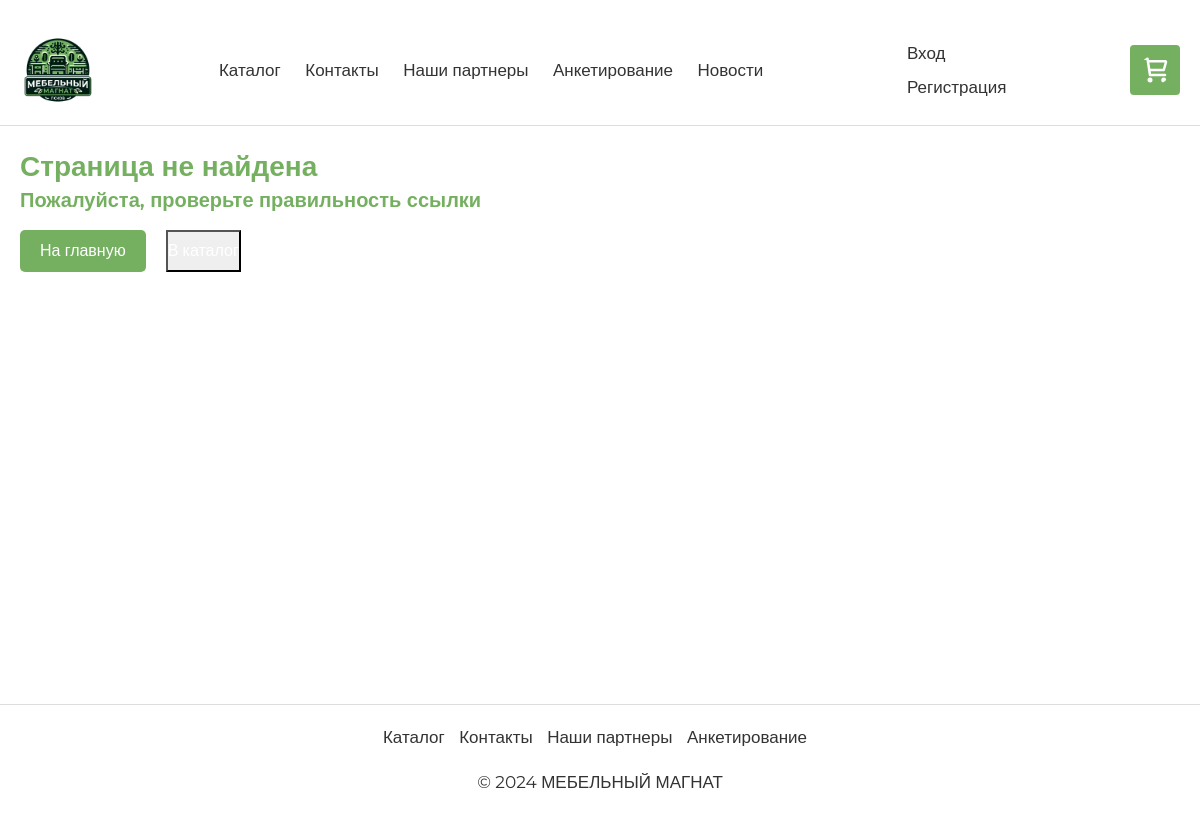
Page /news/17/ on the earlier database version.
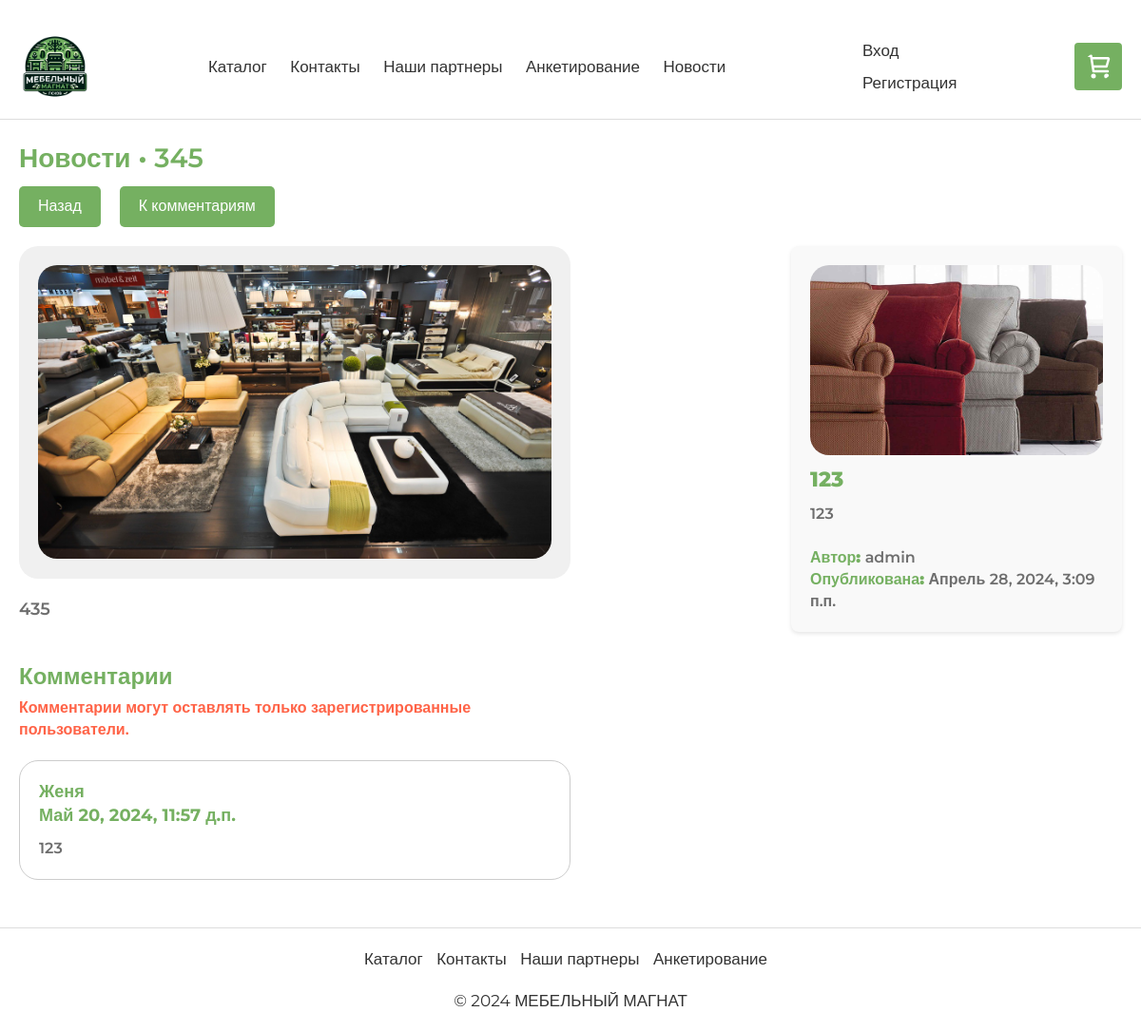
Same page on the later database version.
### app/models.py (models this page shows, shortened)
class News(models.Model):
    id = models.BigAutoField(primary_key=True)
    user = models.ForeignKey(User, on_delete=models.CASCADE)
    title = models.CharField(max_length=100)
    short_info = models.TextField()
    text = models.TextField()
    date = models.DateTimeField(auto_now_add=True)

class NewsImages(models.Model):
    id = models.BigAutoField(primary_key=True)
    news = models.ForeignKey(News, on_delete=models.CASCADE)
    path = models.FileField()

class NewsComments(models.Model):
    id = models.BigAutoField(primary_key=True)
    news = models.ForeignKey(News, on_delete=models.CASCADE)
    user = models.ForeignKey(User, on_delete=models.CASCADE)
    comment = models.TextField()
    date = models.DateTimeField(auto_now_add=True)

### app/views.py (the view, shortened to what this page needs)
# urls.py: path('news/<int:item>/', views.newsdetails, name='newsdetails'),
def newsdetails(request, item):
    avatar = None
    news_data = {
        "title": "Страница не найдена",
        "news":{"name": "Страница не найдена"},
        "id": 0
    }
    news = News.objects.filter(id=item).first()
    if news:
        images = NewsImages.objects.filter(news=news)
        comments = NewsComments.objects.filter(news=news)
        all_news = News.objects.exclude(id=news.id)[:4]
        for snews in all_news:
            images1 = NewsImages.objects.filter(news=snews)
            snews.images = images1
        news.images = images
        comment_form = NewsCommentForm()
        news_data = {
            "title": news.title,
            "id": news.id,
            "news": news,
            "all_news": all_news,
            "comments": comments,
            "comment_form": comment_form
        }
    context = news_data
    return render(request, 'app/newsdetails.html', context)

### app/templates/app/newsdetails.html (shortened to what the changed rows need)
﻿{% extends "app/layout.html" %}
{% load static %}
{% block content %}
<div style="margin: 20px 0">
    <div style="display: flex; width: 100%; flex-direction: column; font-size: 28px; color: #75b061; font-weight: 600; margin-bottom: 30px;">
        {% if id == 0 %}
        <div>
            {{ title }}
        </div>
        <div style="font-size: 20px; color: #75b061; font-weight: 600; margin-bottom: 30px;">
            Пожалуйста, проверьте правильность ссылки
            <div style="display: flex; gap: 20px; margin-top: 15px;">
                <button class="button-usual"><a style="color: #fff; text-decoration: none;" href="{% url 'home' %}">На главную</a></button>
                <button><a style="color: #fff; text-decoration: none;" href="{% url 'catalog' %}">В каталог</a></button>
            </div>
        </div>
        {% else %}
        <div>
            <a style="text-decoration: none; color: #75b061" href="{% url 'news' %}">
                Новости •
            </a>
            <a style="text-decoration: none; color: #75b061" href="/news/{{news.id}}/">
                {{ title }}
            </a>
        </div>
        <div style="display: flex; gap: 20px; margin-top: 10px;">
            <button class="button-usual"><a style="color: #fff; text-decoration: none;" href="{% url 'news' %}">Назад</a></button>
            <button class="button-usual" style="border: none; outline: none" onclick="scrollToComments()" class="button-usual">К комментариям</button>
        </div>
        <div>
            <div class="article-container">
                <div class="image-block">
                    <div class="product-image" style="min-height: 350px; max-height: 450px; overflow: hidden; background-color: #f0f0f0; border-radius: 20px; padding: 20px; ">
                        {% if news.images %}
                        {% if news.images|length > 1 %}
                        <div id="carouselExample{{ news.id }}" class="carousel slide" data-ride="carousel" style="max-height: 450px; ">
                            <div class="carousel-inner" style="max-height: 450px; ">
                                {% for image in news.images %}
                                <div class="carousel-item {% if forloop.first %}active{% endif %}">
                                    <img src="{{ image.path.url }}" class="d-block w-100" alt="Изображение товара" style="max-height: 410px; object-fit: cover; border-radius: 20px;">
                                </div>
                                {% endfor %}
                            </div>
                            <a class="carousel-control-prev" href="#carouselExample{{ news.id }}" role="button" data-slide="prev">
                                <span class="carousel-control-prev-icon" aria-hidden="true"></span>
                                <span class="sr-only">Previous</span>
                            </a>
                            <a class="carousel-control-next" href="#carouselExample{{ news.id }}" role="button" data-slide="next">
                                <span class="carousel-control-next-icon" aria-hidden="true"></span>
                                <span class="sr-only">Next</span>
                            </a>
                        </div>
                        {% else %}
                        <img src="{{ news.images.0.path.url }}" alt="Изображение товара" style="width: 100%; max-height: 410px; object-fit: cover; border-radius: 20px;">
                        {% endif %}
                        {% else %}
                        <img src="{% static 'app/content/nophoto.jpg' %}" alt="Нет фото" style="width: 100%; max-height: 410px; object-fit: cover; border-radius: 20px;">
                        {% endif %}
                    </div>
                    <div class="text-block">
                        <p> {{news.text|linebreaksbr}} </p>
                    </div>
                </div>
                <div class="other_news">
                    {% for single_news in all_news %}
                    <div class="product-card" style="max-height: 450px;">
                        <div class="product-details">
                            {% if single_news.images|length > 1 %}
                            <div>
                                <div class="product-image" style="min-height: 200px; height: 200px; overflow: hidden;">
                                    {% if single_news.images %}
                                    {% if single_news.images|length > 1 %}
                                    <div id="carouselExample{{ single_news.id }}" class="carousel slide" data-ride="carousel" style="height: 200px; margin">
                                        <div class="carousel-inner" style="height: 200px;">
                                            {% for image in single_news.images %}
                                            <div class="carousel-item {% if forloop.first %}active{% endif %}">
                                                <img src="{{ image.path.url }}" class="d-block w-100" alt="Изображение новости" style="height: 200px; object-fit: cover; border-radius: 20px;">
                                            </div>
                                            {% endfor %}
                                        </div>
                                        <a class="carousel-control-prev" href="#carouselExample{{ single_news.id }}" role="button" data-slide="prev">
                                            <span class="carousel-control-prev-icon" aria-hidden="true"></span>
                                            <span class="sr-only">Previous</span>
                                        </a>
                                        <a class="carousel-control-next" href="#carouselExample{{ single_news.id }}" role="button" data-slide="next">
                                            <span class="carousel-control-next-icon" aria-hidden="true"></span>
                                            <span class="sr-only">Next</span>
                                        </a>
                                    </div>
                                    {% else %}
                                    <img src="{{ single_news.images.0.path.url }}" alt="Изображение новости" style="width: 100%; height: 100%; object-fit: cover; border-radius: 20px;">
                                    {% endif %}
                                    {% else %}
                                    <img src="{% static 'app/content/nophoto.jpg' %}" alt="Нет фото" style="width: 100%; height: 100%; object-fit: cover; border-radius: 20px;">
                                    {% endif %}
                                </div>
                                <a style="text-decoration: none;" href="/news/{{ single_news.id }}/">
                                    <div class="product-card-title" style="margin-top: 10px">{{ single_news.title }}</div>
                                    <p class="product-card-description" style="text-align: left">{{ single_news.short_info }}</p>
                                </a>
                            </div>
                            {% else %}
                            <a style="text-decoration: none;" href="/news/{{ single_news.id }}/">
                                <div>
                                    <div class="product-image" style="min-height: 200px; height: 200px; overflow: hidden;">
                                        {% if single_news.images %}
                                        {% if single_news.images|length > 1 %}
                                        <div id="carouselExample{{ single_news.id }}" class="carousel slide" data-ride="carousel" style="height: 200px; margin">
                                            <div class="carousel-inner" style="height: 200px;">
                                                {% for image in single_news.images %}
                                                <div class="carousel-item {% if forloop.first %}active{% endif %}">
                                                    <img src="{{ image.path.url }}" class="d-block w-100" alt="Изображение новости" style="height: 200px; object-fit: cover; border-radius: 20px;">
                                                </div>
                                                {% endfor %}
                                            </div>
                                            <a class="carousel-control-prev" href="#carouselExample{{ single_news.id }}" role="button" data-slide="prev">
                                                <span class="carousel-control-prev-icon" aria-hidden="true"></span>
                                                <span class="sr-only">Previous</span>
                                            </a>
                                            <a class="carousel-control-next" href="#carouselExample{{ single_news.id }}" role="button" data-slide="next">
                                                <span class="carousel-control-next-icon" aria-hidden="true"></span>
                                                <span class="sr-only">Next</span>
                                            </a>
                                        </div>
                                        {% else %}
                                        <img src="{{ single_news.images.0.path.url }}" alt="Изображение новости" style="width: 100%; height: 100%; object-fit: cover; border-radius: 20px;">
                                        {% endif %}
                                        {% else %}
                                        <img src="{% static 'app/content/nophoto.jpg' %}" alt="Нет фото" style="width: 100%; height: 100%; object-fit: cover; border-radius: 20px;">
                                        {% endif %}
                                    </div>
                                    <div class="product-card-title" style="margin-top: 10px">{{ single_news.title }}</div>
                                    <p class="product-card-description" style="text-align: left">{{ single_news.short_info }}</p>
                                </div>
                            </a>
                            {% endif %}
                            <div>
                                <div style="font-size: 16px; color: #6e6e6e"><b style="color: #75b061">Автор:</b> {{ single_news.user }}</div>
                                <div style="font-size: 16px; color: #6e6e6e"><b style="color: #75b061">Опубликована:</b> {{ single_news.date }}</div>
                            </div>
                        </div>
                    </div>
                    {% endfor %}
                </div>
            </div>
            <div id="comments" style="font-size: 24px; color: #75b061; font-weight: 600; margin: 30px 0 5px 0;">
                Комментарии
            </div>
            <div style="width: 50%">
                {% if not user.is_authenticated %}
                <p style="color: #FF6347; margin-bottom: 20px;font-size: 16px">Комментарии могут оставлять только зарегистрированные пользователи.</p>
                {% endif %}
                {% if comments %}
                <div class="orders-block" style="display: flex; flex-direction:column; width: 100%; margin-bottom: 20px; gap: 15px;">
                    {% for comment in comments %}
                    <div style="display: flex; flex-direction: column; justify-content: space-between; border: 1px solid #ccc; padding: 20px; border-radius: 20px">
                        <div style="display: flex; justify-content: space-between">
                            <div style="display: flex; flex-direction: column; justify-content: space-between; margin-bottom: 10px;">
                                <div style="width: 300px; font-weight: bold; color: #75b061; font-size: 18px;">{{ comment.user }}</div>
                                <div style="width: 300px; font-weight: bold; color: #75b061; font-size: 18px;">{{ comment.date }}</div>
                            </div>
                        </div>
                        <div style="font-size: 16px; color: #6e6e6e; text-align: justify">
                            {{comment.comment}}
                        </div>
                    </div>
                    {% endfor %}
                </div>
                {% else %}
                <div style="font-size: 20px; height: 200px; opacity: 0.8; display: flex; justify-content: center; align-items: center;">
                    Комментриев пока нет! Будьте первым!
                </div>
                {% endif %}
            </div>
        </div>
        {% endif %}
    </div>
</div>
{% endblock %}

Differences in the rows shown:
added News: title "345", images.0.path (picture), text "435"
added News: images.0.path (picture), title "123", short_info "123", user "admin", date "Апрель 28, 2024, 3:09 п.п."
added NewsComments: user "Женя", date "Май 20, 2024, 11:57 д.п.", comment "123"
Other differences:
{{ title }}: "Страница не найдена" → (not shown)
text no longer shown: "Пожалуйста, проверьте правильность ссылки На главную"
text now shown: "Новости • Назад К комментариям Комментарии Комментарии могут оставлять только зарегистрированные пользователи."
